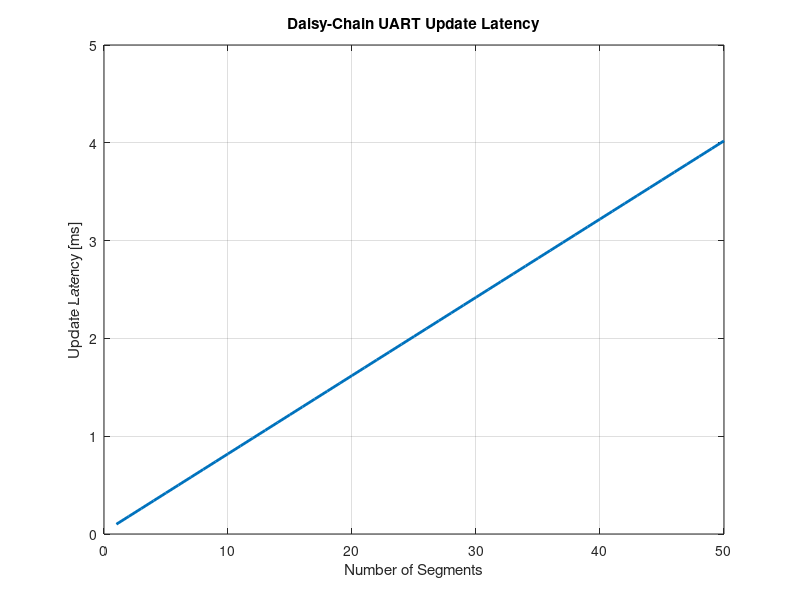

This chart was generated by the following MATLAB code: (Note: this script raises an error after producing the figure.)
clc;
clear;
close all;

%% Daisy-chain UART latency model

% Basic requirements
num_segments = 25;
bytes_per_segment = 8;        % RGBW = 4 channels x 16 bits = 8 bytes
baud_rate = 1e6;              % 1 MBd UART

% UART format assumption
% Example: 8N1 means 1 start bit + 8 data bits + 1 stop bit = 10 bits/byte
bits_per_byte = 10;

% Frame overhead
sof_bytes = 1;                % Start-of-frame marker
eof_bytes = 1;                % End-of-frame marker

% Total frame size
payload_bytes = num_segments * bytes_per_segment;
total_frame_bytes = sof_bytes + payload_bytes + eof_bytes;

% Total bits
total_bits = total_frame_bytes * bits_per_byte;

% Total transmission time
total_time_sec = total_bits / baud_rate;
total_time_ms = total_time_sec * 1000;

fprintf('Number of segments: %d\n', num_segments);
fprintf('Payload bytes: %d bytes\n', payload_bytes);
fprintf('Total frame bytes: %d bytes\n', total_frame_bytes);
fprintf('Total UART bits: %d bits\n', total_bits);
fprintf('Total update time: %.3f ms\n', total_time_ms);

% Check requirement
if total_time_ms < 25
    fprintf('PASS: 25th segment receives data within 25 ms.\n');
else
    fprintf('FAIL: 25th segment update time exceeds 25 ms.\n');
end

%% Plot latency vs number of segments

segments = 1:50;
payload_bytes_array = segments * bytes_per_segment;
total_bytes_array = sof_bytes + payload_bytes_array + eof_bytes;
latency_ms = (total_bytes_array * bits_per_byte / baud_rate) * 1000;

figure;
plot(segments, latency_ms, 'LineWidth', 2);
grid on;
xlabel('Number of Segments');
ylabel('Update Latency [ms]');
title('Daisy-Chain UART Update Latency');
yline(25, '--', '25 ms Limit');
%% Compare different baud rates

baud_rates = [115200, 250000, 500000, 1000000, 2000000];

fprintf('\nBaud Rate Comparison:\n');
fprintf('Baud Rate [Bd]     Latency [ms]\n');

for i = 1:length(baud_rates)
    br = baud_rates(i);
    latency = (total_bits / br) * 1000;
    fprintf('%10d        %.3f\n', br, latency);
end

% Plot comparison
figure;
latency_values = (total_bits ./ baud_rates) * 1000;
bar(baud_rates, latency_values);
grid on;
xlabel('Baud Rate [Bd]');
ylabel('Latency for 25 Segments [ms]');
title('Latency vs UART Baud Rate');
yline(25, '--', '25 ms Limit');
